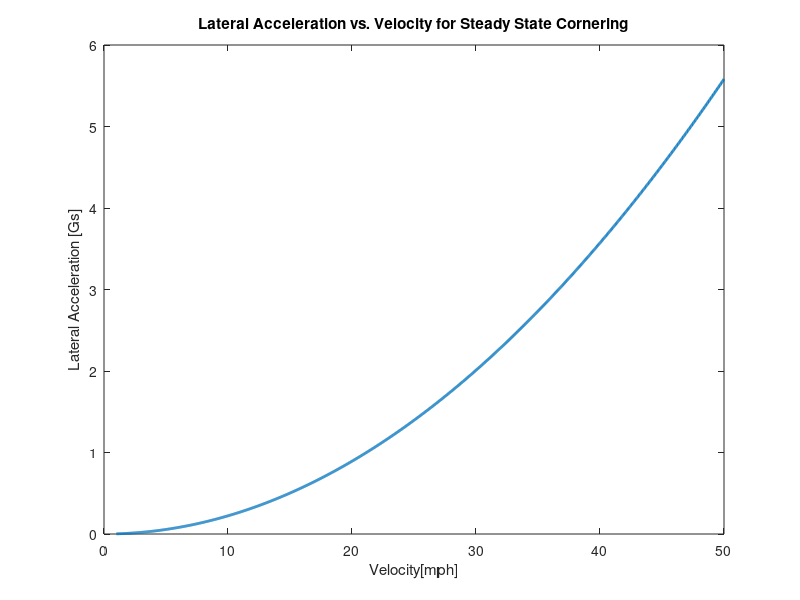
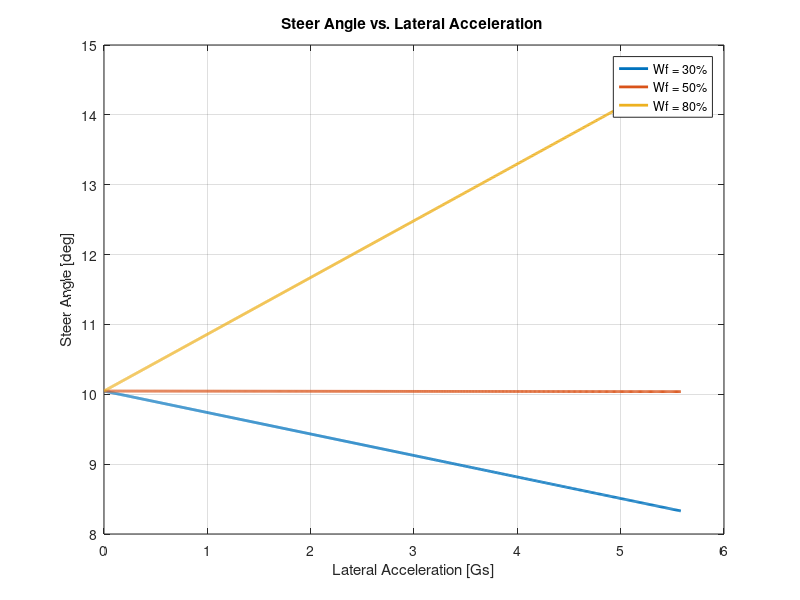
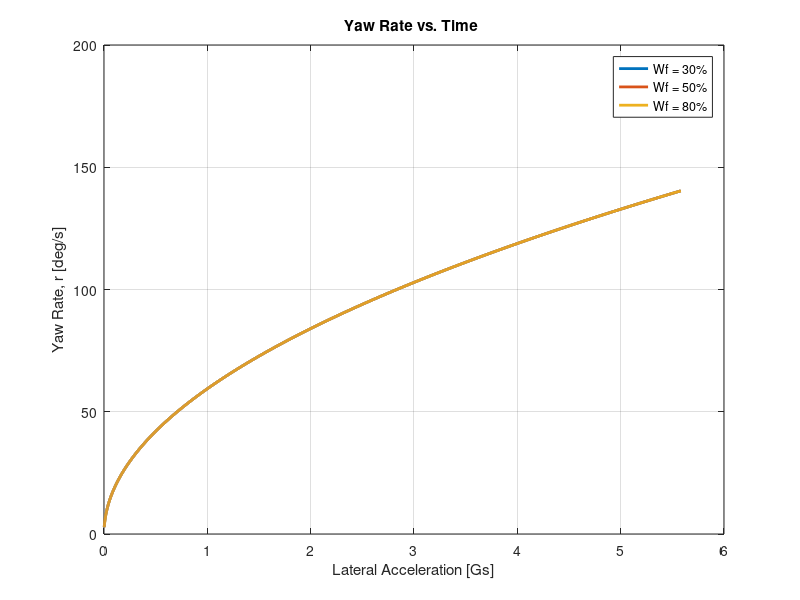
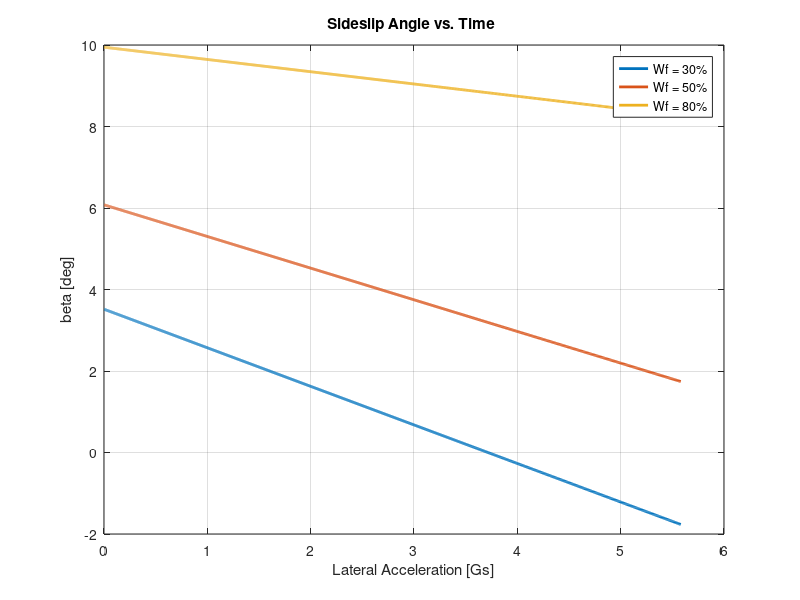

Write MATLAB code to recreate these figures, in order.
% RVD Project Deliverable 4

%**************Change Weight Distribution Only*****************************

Wf = [0.35,0.605,0.99]; % Front Weight Distribution 

%==========================================================================
m = 287; % Mass [kg]
Iz = 61; % Yaw Inertia [kg*m^2]
l = 1.6; % Wheelbase [m]
Ff = Wf*m*9.81; % Front Load [N]
Fr = (1-Wf)*m*9.81; % Rear Load [N]

% Calculate Front and Rear Cornering Stiffness
Cf = 2.0*((-0.01.*abs(Ff).^2)+ 53.*abs(Ff) + 1670);
Cr = 1.7*((-0.01.*abs(Fr).^2)+ 53.*abs(Fr) + 1670);

V = 40*0.44704;% Velocity[m/s]
V_amph = linspace(1,50,1201);% Velocity Gradient [mph]
Va = V_amph'*0.44704;% Velocity Gradient [m/s]
R = 9.125; % Turning Radius [m]
%% Deliverable 1

ay = (Va.^2)./R;% Lateral Acceleration gradient [m/s^2]
figure(1)
plot(V_amph,ay/9.81,'linew',2)
title('Lateral Acceleration vs. Velocity for Steady State Cornering')
xlabel('Velocity[mph]'),ylabel('Lateral Acceleration [Gs]')

%% Deliverable 2

% Front and Rear Wheel Base
lr = Wf.*l;
lf = l - lr;
% Lateral Force Derivatives (Y->beta,r,delta)
Ybeta = -(Cr+Cf);
Yr = (Cr.*lr-Cf.*lf)./Va;
Ydelta = Cf;
% Yaw Moment Derivatives (N->beta,r,delta)
Nbeta = (Cr.*lr-Cf.*lf);
Nr = -(Cf.*lf.^2 + Cr.*lr.^2)./Va;
Ndelta = Cf.*lf;

% Understeer Gradient
UG = (m/l).*(Cr.*lr - Cf.*lf)./(Cr.*Cf);

% State Space: Intial Parameters
dt = 0.01;
t = linspace(0,12,1201);
N = length(t); % Number of Data Points

% Initialize Slip Angle,Beta,and r 
a_f = zeros(N,length(Wf));
a_r = zeros(N,length(Wf));
beta_star = zeros(N,length(Wf));
r_star = zeros(N,length(Wf));
delta_star = zeros(N,length(Wf));
for i=1:3
% Calculating Delta
delta_star(:,i) = (l/R)+UG(i).*ay;    

% Calculating r
r_star(:,i) = delta_star(:,i).*(Nbeta(i).*Ydelta(i)-Ndelta(i).*Ybeta(i))./...
(Nr(:,i).*Ybeta(i)-Nbeta(i).*Yr(:,i)+Nbeta(i)*m.*Va);

% Calculating Beta
beta_star(:,i) = delta_star(:,i).*((Ndelta(i).*(Yr(:,i)-m.*Va)-Ydelta(i).*Nr(:,i)))./...
(Nr(:,i).*Ybeta(i)-Nbeta(i).*Yr(:,i)+Nbeta(i)*m.*Va);

% Calculation alpha
a_f(:,i) = beta_star(:,i) + ((r_star(:,i).*lf(i))./Va)-delta_star(:,i);% Slip Angle Alpha Front
a_r(:,i) = beta_star(:,i) - ((r_star(:,i).*lr(i))./Va); % Slip Angle Alpha Rear
end


figure(2)
plot(ay/9.81,delta_star(:,1)*(180/pi),'linew',2)
hold on
plot(ay/9.81,delta_star(:,2)*(180/pi),'linew',2)
plot(ay/9.81,delta_star(:,3)*(180/pi),'linew',2)
hold off
title('Steer Angle vs. Lateral Acceleration ')
xlabel('Lateral Acceleration [Gs]'),ylabel('Steer Angle [deg]')
legend('Wf = 30%','Wf = 50%','Wf = 80%')
grid on

figure(3)
plot(ay/9.81,r_star(:,1)*(180/pi),'linew',2)
hold on
plot(ay/9.81,r_star(:,2)*(180/pi),'linew',2)
plot(ay/9.81,r_star(:,3)*(180/pi),'linew',2)
hold off
xlabel('Lateral Acceleration [Gs]')
ylabel('Yaw Rate, r [deg/s]')
title('Yaw Rate vs. Time ')
legend('Wf = 30%','Wf = 50%','Wf = 80%')
grid on
% 
figure(4)
plot(ay/9.81,beta_star(:,1)*(180/pi),'linew',2)
hold on
plot(ay/9.81,beta_star(:,2)*(180/pi),'linew',2)
plot(ay/9.81,beta_star(:,3)*(180/pi),'linew',2)
hold off
xlabel('Lateral Acceleration [Gs]')
ylabel('beta [deg]')
title('Sideslip Angle vs. Time ')
legend('Wf = 30%','Wf = 50%','Wf = 80%')
hold off
grid on
% % 
figure(5)
plot(ay/9.81,a_f(:,1)*(180/pi),'linew',2)
hold on
plot(ay/9.81,a_f(:,2)*(180/pi),'linew',2)
plot(ay/9.81,a_f(:,3)*(180/pi),'linew',2)
hold off
title('Steady-State Front Sideslip Angle vs. Lateral Acceleration')
xlabel('Lateral Acceleration [Gs]'),ylabel('Alpha[deg]')
legend('a_f,Wf = 30%','a_f,Wf = 50%','a_f,Wf = 80%')
      
grid on 
figure(6)
plot(ay/9.81,a_r(:,1)*(180/pi),'linew',2)
hold on
plot(ay/9.81,a_r(:,2)*(180/pi),'linew',2)
plot(ay/9.81,a_r(:,3)*(180/pi),'linew',2)
hold off
title('Steady-State Rear Sideslip Angle vs. Lateral Acceleration')
xlabel('Lateral Acceleration [Gs]'),ylabel('Alpha[deg]')
legend('a_r,Wf = 30%','a_r,Wf = 50%','a_r,Wf = 80%')
grid on

%% Deliverable 3
alpha_sat = 3*pi/180; % [rad]
tol = .00005;

sat_accel = zeros(2,length(Wf));% Saturation Acceleration
f_sat_accel = zeros(1,length(Wf));% Ruling Saturation Acceleration
CV = zeros(1,length(Wf));% Cornering Velocity
for i=1:3
    
  saf = find(abs(a_f(:,i)) > (alpha_sat-tol) & ...
             abs(a_f(:,i)) < (alpha_sat+tol));% Subindices Alpha Front 
  sar = find(abs(a_r(:,i)) > (alpha_sat-tol) & ...
             abs(a_r(:,i)) < (alpha_sat+tol)); % Subindices Alpha Rear 
  sat_accel(:,i) = [ay(saf);ay(sar)]; % Saturation Acceleration [m/s^2]
  f_sat_accel(:,i) = min(sat_accel(:,i));% Ruling Saturation Acceleration [m/s^2]
  CV(:,i) = sqrt(f_sat_accel(:,i)*R);% Cornering Velocity [m/s]
end
